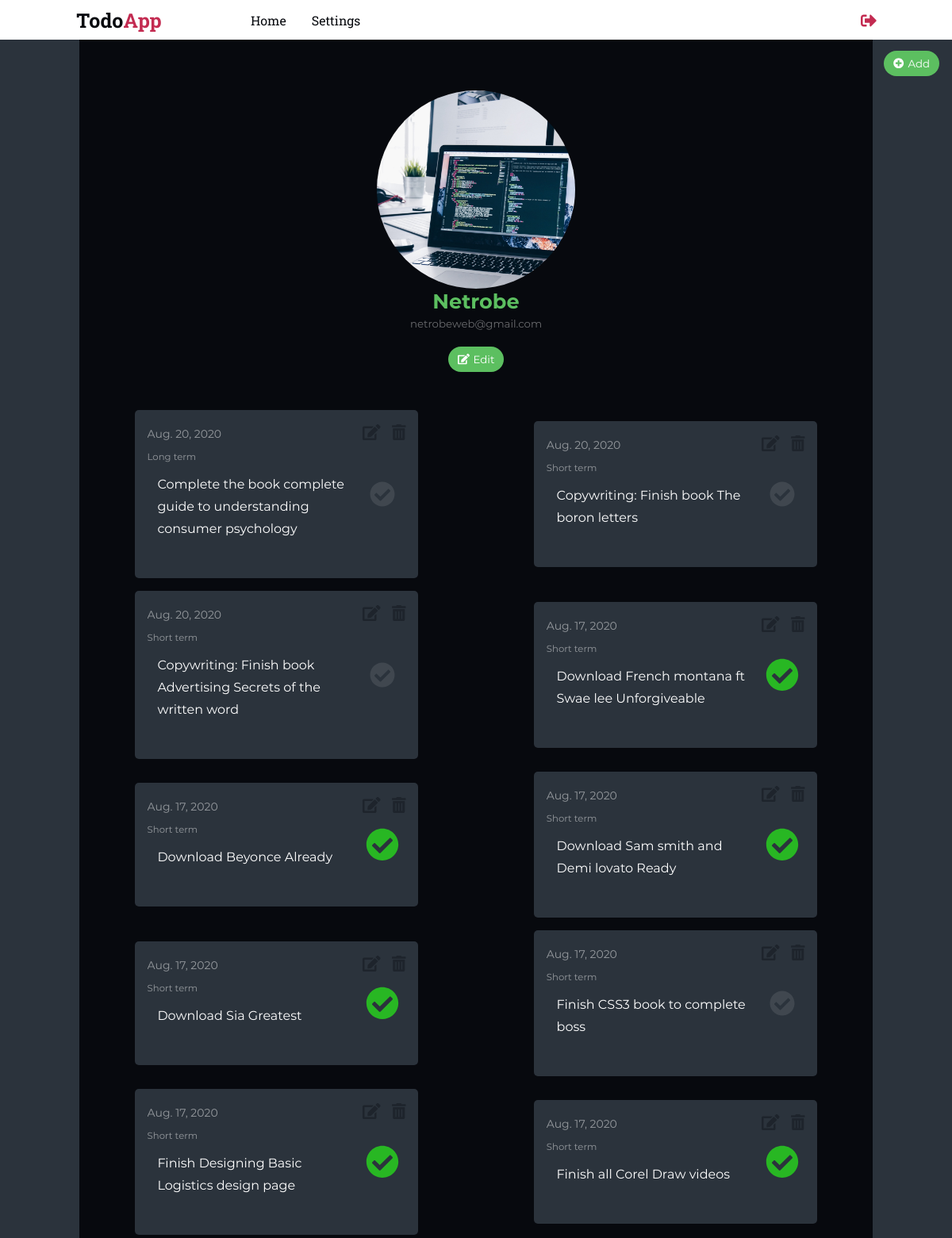
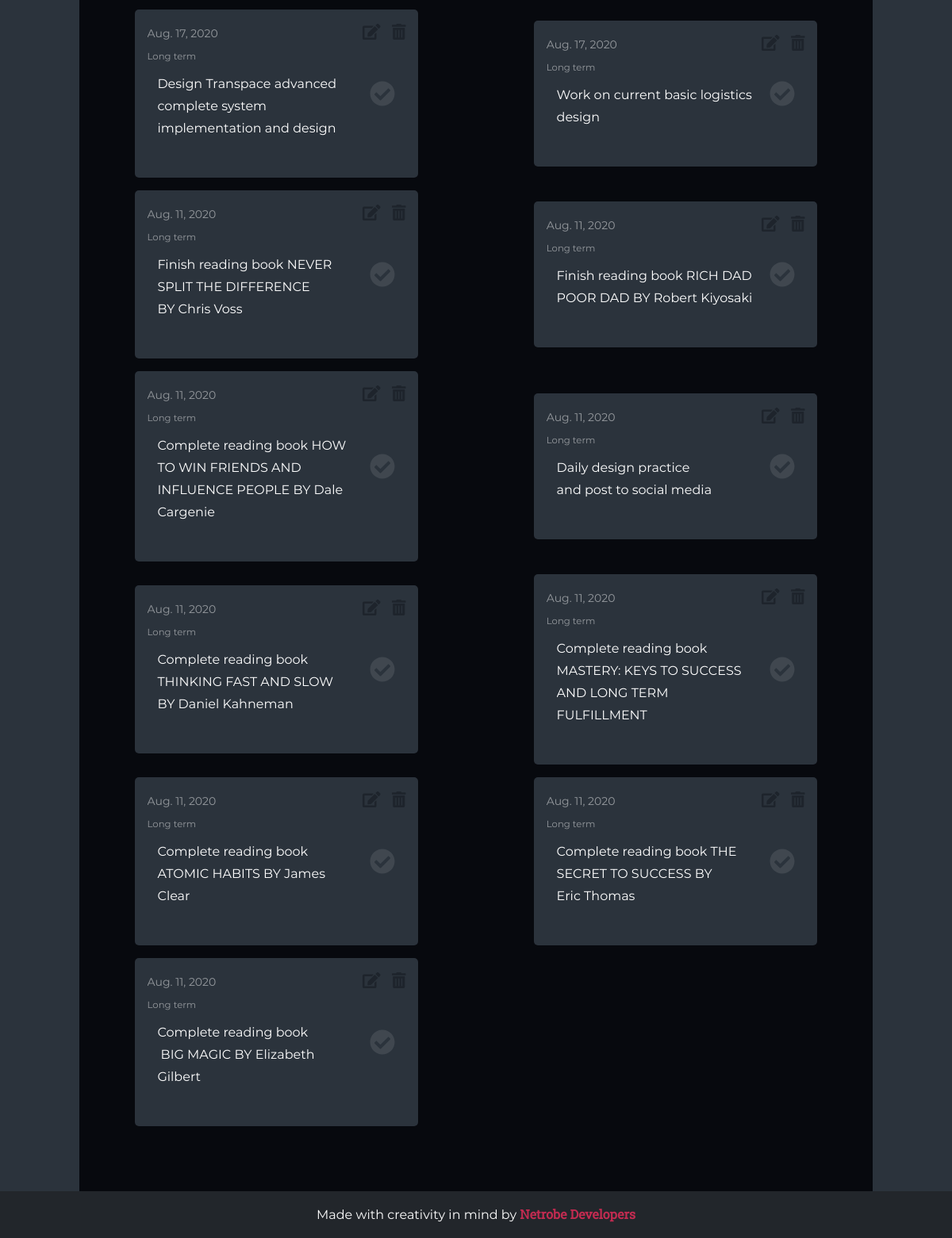
Screenshot of / (signed in) with the database file from the repository (2 pictures, top to bottom).
### User/models.py (models this page shows, shortened)
class User(AbstractBaseUser):
    email = models.EmailField(max_length=255, unique=True)
    name = models.CharField(max_length=255, unique=True)
    active = models.BooleanField(default=False)
    staff = models.BooleanField(default=False)
    admin = models.BooleanField(default=False)
    confirmed_email = models.BooleanField(default=False)
    REQUIRED_FIELDS = ["name"]
    USERNAME_FIELD = "email"
    objects = UserManager()
    @property
    def is_active(self):
        return self.active

class Profile(models.Model):
    image = models.ImageField(upload_to='profiles', default='profiles/profile.png')
    user = models.OneToOneField(User, on_delete=models.CASCADE)
    user_key = models.CharField(max_length=255, blank=True)

### Todo/models.py (models this page shows, shortened)
class TodoList(models.Model):
	CATEGORY = (
		('LT', 'Long Term',),
		('ST', 'Short Term',),
	)
	user = models.ForeignKey('User.User', on_delete=models.CASCADE)
	todo = models.TextField()
	time = models.DateField(default=timezone.now)
	done = models.BooleanField(default=False)
	tid = models.CharField(max_length=255, blank = True)
	category = models.CharField(choices=CATEGORY, max_length=2)
	class  Meta:
		ordering = ['-time']

### Todo/views.py (the view, shortened to what this page needs)
# urls.py: path('', Home.as_view(), name='home'),
class Home(LoginRequiredMixin, ListView, FormView):
	template_name = 'Todo/index.html'
	model = TodoList
	context_object_name = 'todos'
	form_class = TodoForm
	message = ''
	def get_queryset(self):
		queryset = super(Home, self).get_queryset()
		queryset=queryset.filter(user=self.request.user)
		return queryset

### Todo/templates/Todo/index.html (shortened to what this page needs)
{% extends 'Todo/base.html' %}
{% load static %}
{% block main %}
    <div id="main">
        <main class="fixed-width">
            <div class="container">
                <div id="header" editable=''>
                    <div id="pro">
                        <div id="img-pic">
                            <img width="100%" src="{{ request.user.profile.image.url }}">
                        </div>
                    </div>
                    <div class="text">
                        <p id="men">{{ request.user.name }}</p>
                        <small>{{ request.user.email }}</small>
                    </div>
                    <button id="save"><span><i class="fas fa-edit"></i></span>Edit</button>
                </div>
                <button id="add" class="modal-btn" data-target='#add-todo'><span><i class="fas fa-plus-circle"></i></span>Add</button>
                <div id="todos">
                    {% for todo in todos %}
                        <div class="todo-card" data-clicked={{ todo.done }}>
                            <p class='date'>{{ todo.time }}<br>
                            {% if todo.category == 'ST' %}
                                <small>Short term</small>
                            {% else %}
                                <small>Long term</small>
                            {% endif %}
                            </p>
                            <p>{{ todo.todo|safe }}</p>
                            <form method="POST" class="my-ajax-form" action='.' data-url='{{ request.build_absolute_uri|safe }}'>
                                <button type="submit" class="close"><i class="fas fa-check-circle"></i></button>
                                <button  type="submit" class="delete"><span class="fas fa-trash-alt"></span></button>
                                <button  type="submit" class="edit"><span class="fas fa-edit"></span></button>
                            </form>
                        </div>
                    {% endfor %}
                </div>
            </div>
        </main>
    </div>
{% endblock %}

### Todo/templates/Todo/base.html (shortened to what this page needs)
{% load static %}
<!DOCTYPE html>
<html>
    <head>
        <link rel="stylesheet" href="{% static 'css/slicknav.css' %}">
        <link rel="stylesheet" href="{% static 'css/slick-theme.min.css' %}">
        <link rel="stylesheet" href="{% static 'css/slick.min.css' %}">
        <link rel="stylesheet" href="{% static 'css/style.css' %}">
        <link href="{% static 'themes/green/pace-theme-corner-indicator.css' %}" rel="stylesheet" />
    </head>
    <body>
        <nav>
            <div class="navbar">
                <a href="#" class="brand">Todo <span>App</span></a>
                <ul id="menu">
                    <li><a href="{% url 'home' %}">Home</a></li>
                    {% if user.is_authenticated %}
                        <li class="dropdown"><a href='#'>Settings</a></li>
                    {% endif %}
                </ul>
                <a href="{% url 'logout' %}" class="in-out"><span><i class="fas fa-sign-out-alt"></i></span><span>Logout</span></a>
            </div>
        </nav>
        {% block main %}
        {% endblock %}
        <footer>
            <div class="footer">
                <p>Made with creativity in mind by <a href="#">Netrobe Developers</a></p>
            </div>
        </footer>
    </body>
</html>

### rows the page displays
User: user.profile.image (picture), user.name "Netrobe", user.email "netrobeweb@gmail.com"
TodoList: time "Aug. 20, 2020", category "Long term", todo "Complete the book complete guide to understanding consumer psychology"
TodoList: time "Aug. 20, 2020", category "Short term", todo "Copywriting: Finish book The boron letters"
TodoList: time "Aug. 20, 2020", category "Short term", todo "Copywriting: Finish book Advertising Secrets of the written word"
TodoList: time "Aug. 17, 2020", category "Short term", todo "Download French montana ft Swae lee Unforgiveable"
TodoList: time "Aug. 17, 2020", category "Short term", todo "Download Beyonce Already"
TodoList: time "Aug. 17, 2020", category "Short term", todo "Download Sam smith and Demi lovato Ready"
TodoList: time "Aug. 17, 2020", category "Short term", todo "Download Sia Greatest"
TodoList: time "Aug. 17, 2020", category "Short term", todo "Finish CSS3 book to complete boss"
TodoList: time "Aug. 17, 2020", category "Short term", todo "Finish Designing Basic Logistics design page"
TodoList: time "Aug. 17, 2020", category "Short term", todo "Finish all Corel Draw videos"
TodoList: time "Aug. 17, 2020", category "Long term", todo "Design Transpace advanced complete system implementation and design"
TodoList: time "Aug. 17, 2020", category "Long term", todo "Work on current basic logistics design"
TodoList: time "Aug. 11, 2020", category "Long term", todo "Finish reading book NEVER SPLIT THE DIFFERENCE BY Chris Voss"
TodoList: time "Aug. 11, 2020", category "Long term", todo "Finish reading book RICH DAD POOR DAD BY Robert Kiyosaki"
TodoList: time "Aug. 11, 2020", category "Long term", todo "Complete reading book HOW TO WIN FRIENDS AND INFLUENCE PEOPLE BY Dale Cargenie"
TodoList: time "Aug. 11, 2020", category "Long term", todo "Daily design practice and post to social media"
TodoList: time "Aug. 11, 2020", category "Long term", todo "Complete reading book THINKING FAST AND SLOW BY Daniel Kahneman"
TodoList: time "Aug. 11, 2020", category "Long term", todo "Complete reading book MASTERY: KEYS TO SUCCESS AND LONG TERM FULFILLMENT"
TodoList: time "Aug. 11, 2020", category "Long term", todo "Complete reading book ATOMIC HABITS BY James Clear"
TodoList: time "Aug. 11, 2020", category "Long term", todo "Complete reading book THE SECRET TO SUCCESS BY Eric Thomas"
TodoList: time "Aug. 11, 2020", category "Long term", todo "Complete reading book BIG MAGIC BY Elizabeth Gilbert"
